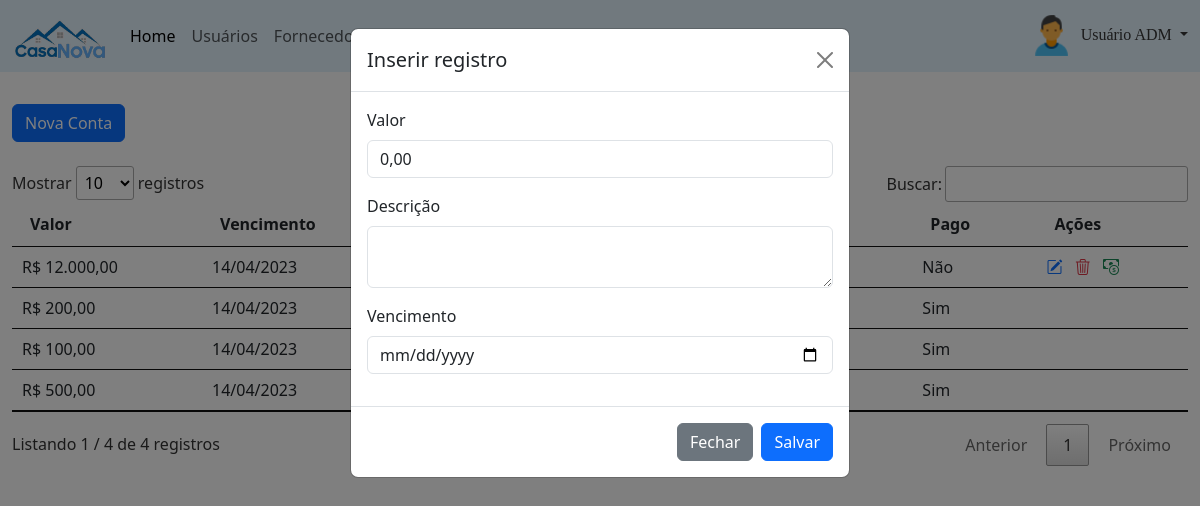
/painel-adm/index.php?pagina=contas_pagar&funcao=novo (signed in), run on the app's committed database.
### tables this page shows
CREATE TABLE `usuarios` (
  `id` int(11) NOT NULL,
  `nome` varchar(50) NOT NULL,
  `cpf` varchar(18) NOT NULL,
  `email` varchar(50) NOT NULL,
  `senha` varchar(20) NOT NULL,
  `nivel` varchar(13) NOT NULL
);

CREATE TABLE `contas_pagar` (
  `id` int(11) NOT NULL,
  `descricao` varchar(100) DEFAULT NULL,
  `valor` decimal(8,2) NOT NULL,
  `usuario` int(11) NOT NULL,
  `pago` varchar(4) NOT NULL,
  `data` date NOT NULL,
  `vencimento` date NOT NULL,
  `id_compra` int(11) NOT NULL
);

### painel-adm/contas_pagar.php (the view, shortened to what this page needs)
<?php
$pag = 'contas_pagar';
require_once("../conexao.php");
?>
<a class="btn btn-primary mt-2" href='index.php?pagina=<?php echo $pag ?>&funcao=novo' role="button">Nova Conta</a>
<div class="mt-4">
    <?php
    $query = $pdo->query("SELECT * from contas_pagar order by pago asc, vencimento asc");
    $res = $query->fetchAll(PDO::FETCH_ASSOC);
    $total_reg = @count($res);
    if($total_reg > 0){ ?>
    <table id="example" class="table table-hover my-2">
            <thead>
                <tr>
                    <th>Valor</th>
                    <th>Vencimento</th>
                    <th>Usuário</th>
                    <th>Descrição</th>
                    <th>Pago</th>
                    <th>Ações</th>
                </tr>
            </thead>
            <tbody>
                <?php
                for($i=0; $i <$total_reg; $i++){
                    $id_usu = $res[$i]['usuario'];
                    $query_p = $pdo->query("SELECT * from usuarios where id = '$id_usu'");
                    $res_p = $query_p->fetchAll(PDO::FETCH_ASSOC);
                    $nome_usu = $res_p[0]["nome"];
                ?>
                <tr>
                    <td>R$ <?php echo number_format($res[$i]["valor"], 2, ',', '.'); ?></td>
                    <td><?php echo implode('/', array_reverse(explode('-', $res[$i]["vencimento"]))); ?></td>
                    <td><?php echo $nome_usu ?></td>
                    <td><?php echo $res[$i]["descricao"] ?></td>
                    <td><?php echo $res[$i]["pago"] ?></td>
                    <td>
                        <?php if($res[$i]['pago'] != 'Sim'){ ?>
                        <a href="index.php?pagina=<?php echo $pag ?>&funcao=editar&id=<?php echo $res[$i]['id'] ?>" style="text-decoration: none;">
                            <i class="bi bi-pencil-square text-primary" title="Editar Registro"></i>
                        </a>
                        <a href="index.php?pagina=<?php echo $pag ?>&funcao=deletar&id=<?php echo $res[$i]['id'] ?>" style="text-decoration: none;">
                            <i class="bi bi-trash3 text-danger mx-2" title="Excluir Registro"></i>
                        </a>
                        <a href="index.php?pagina=<?php echo $pag ?>&funcao=pagar&id=<?php echo $res[$i]['id'] ?>" style="text-decoration: none;">
                            <i class="bi bi-cash-coin text-success" title="Pagar"></i>
                        </a>
                        <?php } ?>
                    </td>
                </tr>
                <?php } ?>
            </tbody>
    </table>
    <?php }else{
        echo "<p>Não existem dados para serem exibidos!";
    } ?>
</div>
<?php
if(@$_GET['funcao'] == "editar"){
    $titulo_modal = "Editar registro";
    $query = $pdo->query("SELECT * from contas_pagar WHERE id = '$_GET[id]'");
    $res = $query->fetchAll(PDO::FETCH_ASSOC);
    $total_reg = @count($res);
    if($total_reg > 0){
        $descricao = $res[0]['descricao'];
        $valor = $res[0]['valor'];
        $vencimento = $res[0]['vencimento'];
    }
}else{
    $titulo_modal = "Inserir registro";
}
?>
<div class="modal fade" tabindex="-1" id="modalCadastrar" data-bs-backdrop="static">
    <div class="modal-dialog">
        <div class="modal-content">
            <div class="modal-header">
                <h5 class="modal-title"><?php echo $titulo_modal ?></h5>
                <button type="button" class="btn-close" data-bs-dismiss="modal" aria-label="Close"></button>
            </div>
            <form method="POST" id="form">
                <div class="modal-body">
                    <div class="mb-3">
                        <label for="exampleFormControlInput1" class="form-label">Valor</label>
                        <input type="text" class="form-control" name="valor" id="valor" required="" value="<?php echo number_format(@$valor, 2, ',', '.') ?>">
                    </div>
                    <div class="mb-3">
                        <label for="formFile" class="form-label">Descrição</label>
                        <textarea type="text" class="form-control" name="descricao" id="descricao" valu="<?php echo @$descricao ?>"></textarea>
                    </div>
                    <div class="mb-3">
                        <label for="exampleFormControlInput1" class="form-label">Vencimento</label>
                        <input type="date" class="form-control" name="vencimento" id="vencimento" required="" value="<?php echo $vencimento ?>">
                    </div>
                </div>
                <div class="modal-footer">
                    <button name="btn-fechar" id="btn-fechar" type="button" class="btn btn-secondary" data-bs-dismiss="modal">Fechar</button>
                    <button name="btn-salvar" id="btn-salvar" type="submit" class="btn btn-primary">Salvar</button>
                </div>
            </form>
        </div>
    </div>
</div>

### painel-adm/index.php (shortened to what this page needs)
<?php
require_once("../conexao.php");
$menu1 = "home";
$menu2 = "usuarios";
$menu3 = "fornecedores";
$menu4 = "categorias";
$menu5 = "produtos";
$menu6 = "compras";
$menu7 = "contas_pagar";
$query = $pdo->query("SELECT * from usuarios WHERE id = '$_SESSION[id_usuario]'");
$res = $query->fetchAll(PDO::FETCH_ASSOC);
$nome_usu = $res[0]['nome'];
?>
<!DOCTYPE html>
<html lang="pt-br">
    <head>
        <link href="https://cdn.jsdelivr.net/npm/bootstrap@5.3.0-alpha1/dist/css/bootstrap.min.css" rel="stylesheet">
        <link rel="stylesheet" type="text/css" href="../recurso/DataTables/datatables.min.css"/>
        <link rel="stylesheet" href="https://cdn.jsdelivr.net/npm/bootstrap-icons@1.10.3/font/bootstrap-icons.css">
    </head>
    <body>
        <header>
            <nav class="navbar navbar-expand-lg" style="background-color: #e3f2fd;">
                <div class="container-fluid">
                    <a class="navbar-brand" href="index.php"><img src="../imagem/logo.png" class="img-fluid" width="94px" height="60px" alt="Logo"/></a>
                    <div class="collapse navbar-collapse" id="navbarSupportedContent">
                        <ul class="navbar-nav me-auto mb-2 mb-lg-0">
                            <li class="nav-item">
                                <a class="nav-link active" aria-current="page" href="index.php?pagina=<?php echo $menu1 ?>">Home</a>
                            </li>
                            <li class="nav-item">
                                <a class="nav-link" href="index.php?pagina=<?php echo $menu2 ?>">Usuários</a>
                            </li>
                            <li class="nav-item">
                                <a class="nav-link" href="index.php?pagina=<?php echo $menu3 ?>">Fornecedores</a>
                            </li>
                            <li class="nav-item dropdown">
                                <a class="nav-link dropdown-toggle" href="#" role="button" data-bs-toggle="dropdown" aria-expanded="false">
                                </a>
                            </li>
                            <li class="nav-item dropdown">
                                <a class="nav-link dropdown-toggle" href="#" role="button" data-bs-toggle="dropdown" aria-expanded="false">
                                </a>
                            </li>
                            <li class="nav-item dropdown">
                                <a class="nav-link dropdown-toggle" href="#" role="button" data-bs-toggle="dropdown" aria-expanded="false">
                                </a>
                            </li>
                            <li class="nav-item dropdown">
                                <a class="nav-link dropdown-toggle" href="#" role="button" data-bs-toggle="dropdown" aria-expanded="false">
                                </a>
                            </li>
                        </ul>
                        <form class="d-flex">
                            <div class="btn-group">
                                <a class="dropdown-toggle" href="#" role="button" data-bs-toggle="dropdown" aria-expanded="false" style="text-decoration: none; color: #363636;">
                                    <img src="../imagem/icone-usuario.png" width="49px" height="49px" alt="usuário padrão"/>
                                    <font face="Verdana"><?php echo $nome_usu; ?></font>
                                </a>
                            </div>
                        </form>
                    </div>
                </div>
            </nav>
        </header>
        <main>
            <div class="container-fluid mt-4">
                <?php
                if(@$_GET['pagina'] == $menu1){
                    require_once($menu1. ".php");
                }
                else if(@$_GET['pagina'] == $menu2){
                    require_once($menu2. ".php");
                }
                else if(@$_GET['pagina'] == $menu3){
                    require_once($menu3. ".php");
                }
                else if(@$_GET['pagina'] == $menu4){
                    require_once($menu4. ".php");
                }
                else if(@$_GET['pagina'] == $menu5){
                    require_once($menu5. ".php");
                }
                else if(@$_GET['pagina'] == $menu6){
                    require_once($menu6. ".php");
                }
                else if(@$_GET['pagina'] == $menu7){
                    require_once($menu7. ".php");
                }
                ?>
            </div>
        </main>
    </body>
</html>

### data on the page
usuarios: nome "Usuário ADM"
contas_pagar: valor "12.000,00", vencimento "14/04/2023", pago "Não"
contas_pagar: valor "200,00", vencimento "14/04/2023", pago "Sim"
contas_pagar: valor "100,00", vencimento "14/04/2023", pago "Sim"
contas_pagar: valor "500,00", vencimento "14/04/2023", pago "Sim"

### other printed values
$titulo_modal "Inserir registro"
